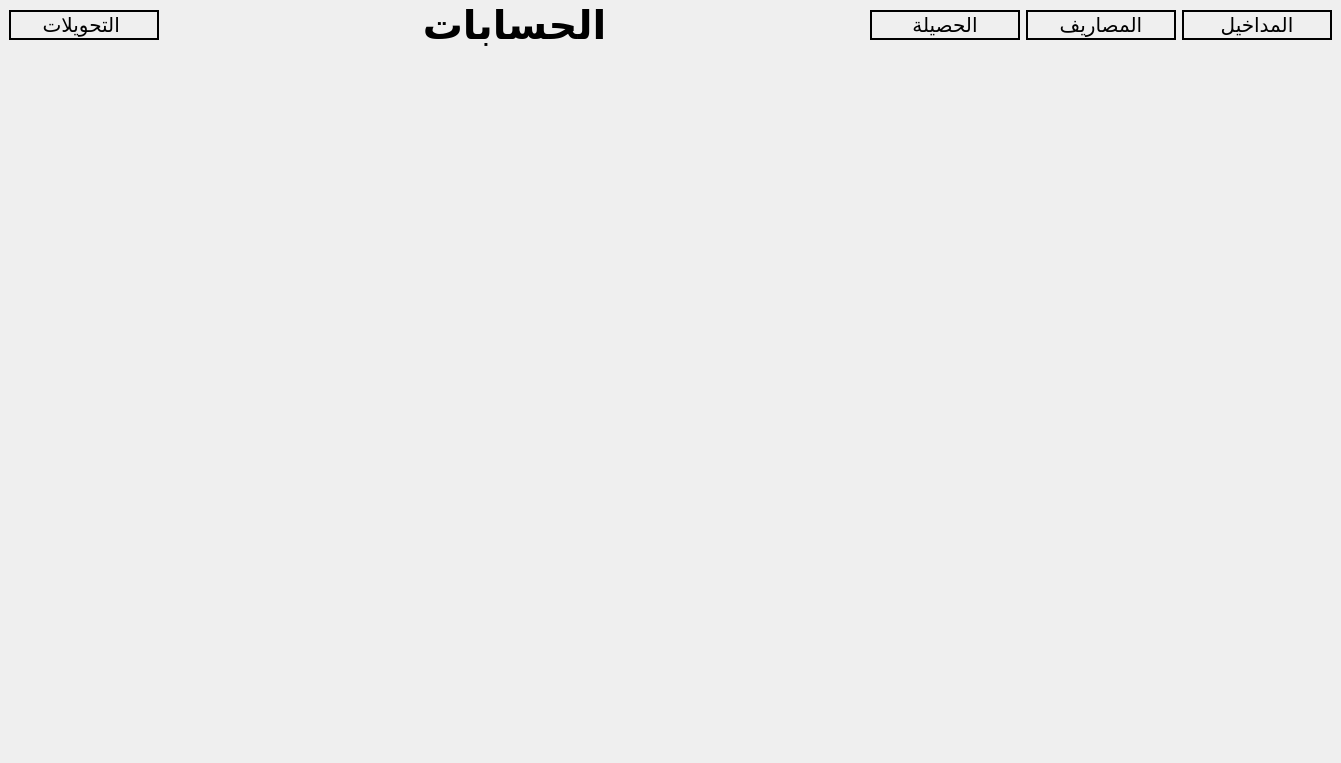
<?xml version="1.0" encoding="UTF-8"?>
<ui version="4.0">
 <class>money</class>
 <widget class="QWidget" name="money">
  <property name="geometry">
   <rect>
    <x>0</x>
    <y>0</y>
    <width>1341</width>
    <height>763</height>
   </rect>
  </property>
  <property name="windowTitle">
   <string>Form</string>
  </property>
  <layout class="QVBoxLayout" name="verticalLayout_2">
   <property name="spacing">
    <number>0</number>
   </property>
   <property name="leftMargin">
    <number>0</number>
   </property>
   <property name="topMargin">
    <number>0</number>
   </property>
   <property name="rightMargin">
    <number>0</number>
   </property>
   <property name="bottomMargin">
    <number>0</number>
   </property>
   <item>
    <widget class="QFrame" name="frame">
     <property name="minimumSize">
      <size>
       <width>0</width>
       <height>50</height>
      </size>
     </property>
     <property name="frameShape">
      <enum>QFrame::NoFrame</enum>
     </property>
     <layout class="QHBoxLayout" name="horizontalLayout">
      <property name="spacing">
       <number>0</number>
      </property>
      <property name="leftMargin">
       <number>0</number>
      </property>
      <property name="topMargin">
       <number>0</number>
      </property>
      <property name="rightMargin">
       <number>0</number>
      </property>
      <property name="bottomMargin">
       <number>0</number>
      </property>
      <item>
       <widget class="QFrame" name="frame_4">
        <property name="frameShape">
         <enum>QFrame::NoFrame</enum>
        </property>
        <layout class="QHBoxLayout" name="horizontalLayout_3">
         <item>
          <widget class="QPushButton" name="transfer">
           <property name="minimumSize">
            <size>
             <width>150</width>
             <height>30</height>
            </size>
           </property>
           <property name="font">
            <font>
             <pointsize>15</pointsize>
            </font>
           </property>
           <property name="styleSheet">
            <string notr="true">border: 2px solid black</string>
           </property>
           <property name="text">
            <string>التحويلات </string>
           </property>
          </widget>
         </item>
        </layout>
       </widget>
      </item>
      <item>
       <widget class="QLabel" name="label">
        <property name="sizePolicy">
         <sizepolicy hsizetype="Expanding" vsizetype="Preferred">
          <horstretch>0</horstretch>
          <verstretch>0</verstretch>
         </sizepolicy>
        </property>
        <property name="font">
         <font>
          <family>MS Gothic</family>
          <pointsize>30</pointsize>
          <bold>true</bold>
         </font>
        </property>
        <property name="text">
         <string>الحسابات</string>
        </property>
        <property name="alignment">
         <set>Qt::AlignCenter</set>
        </property>
       </widget>
      </item>
      <item>
       <widget class="QFrame" name="frame_2">
        <property name="frameShape">
         <enum>QFrame::NoFrame</enum>
        </property>
        <layout class="QHBoxLayout" name="horizontalLayout_2">
         <item>
          <widget class="QPushButton" name="solde">
           <property name="minimumSize">
            <size>
             <width>150</width>
             <height>30</height>
            </size>
           </property>
           <property name="font">
            <font>
             <pointsize>15</pointsize>
            </font>
           </property>
           <property name="styleSheet">
            <string notr="true">border: 2px solid black</string>
           </property>
           <property name="text">
            <string>الحصيلة</string>
           </property>
          </widget>
         </item>
         <item>
          <widget class="QPushButton" name="out_money">
           <property name="minimumSize">
            <size>
             <width>150</width>
             <height>30</height>
            </size>
           </property>
           <property name="font">
            <font>
             <pointsize>15</pointsize>
            </font>
           </property>
           <property name="styleSheet">
            <string notr="true">border: 2px solid black</string>
           </property>
           <property name="text">
            <string>المصاريف</string>
           </property>
          </widget>
         </item>
         <item>
          <widget class="QPushButton" name="add_money">
           <property name="minimumSize">
            <size>
             <width>150</width>
             <height>30</height>
            </size>
           </property>
           <property name="font">
            <font>
             <pointsize>15</pointsize>
            </font>
           </property>
           <property name="styleSheet">
            <string notr="true">border: 2px solid black</string>
           </property>
           <property name="text">
            <string>المداخيل</string>
           </property>
          </widget>
         </item>
        </layout>
       </widget>
      </item>
     </layout>
    </widget>
   </item>
   <item>
    <widget class="QStackedWidget" name="stackedWidget"/>
   </item>
  </layout>
 </widget>
 <resources/>
 <connections/>
</ui>
